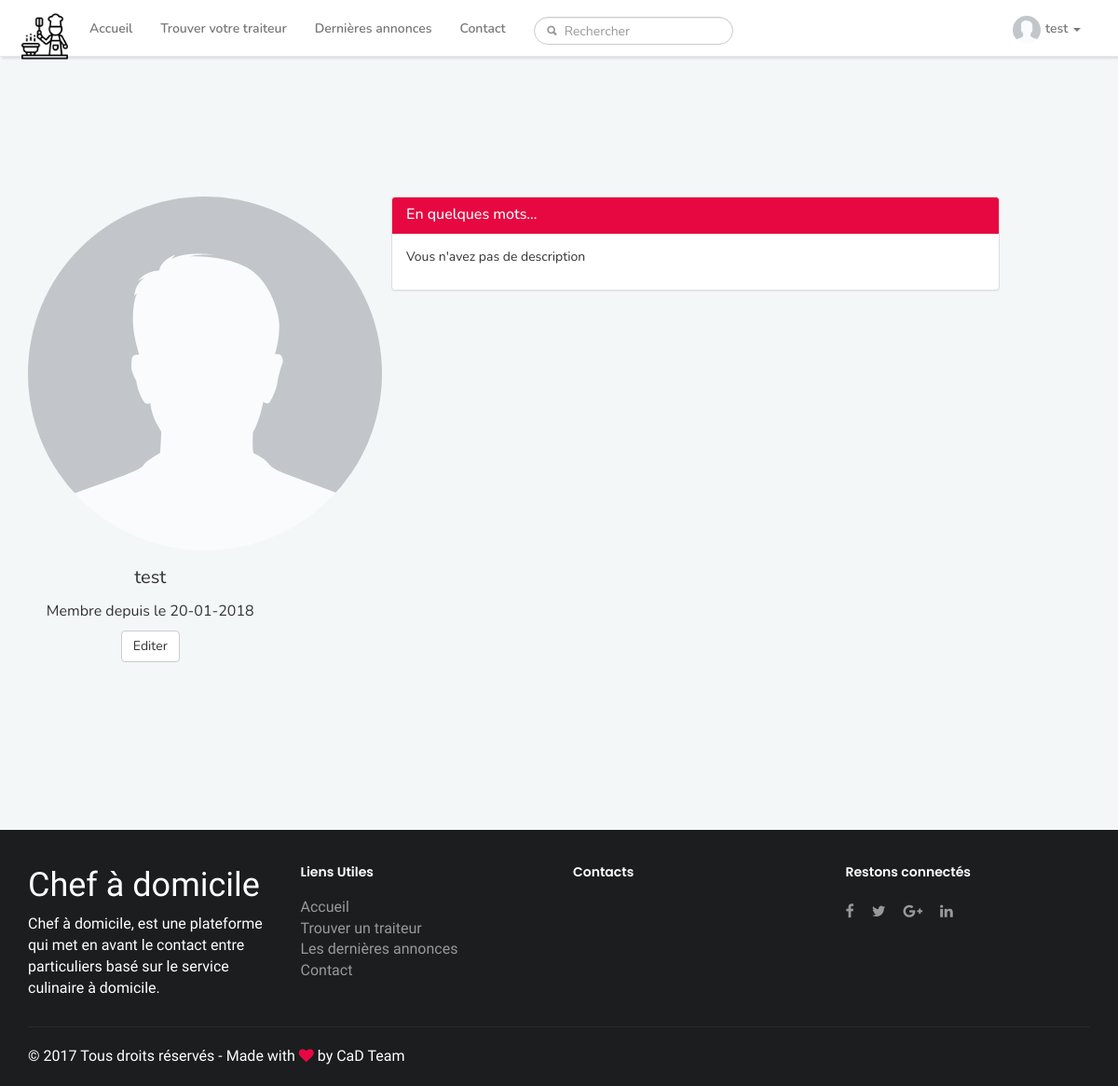
Page /profile.php?id=1 (signed in) on the committed database.
### tables this page shows
CREATE TABLE IF NOT EXISTS `users` (
  `id` int(11) NOT NULL AUTO_INCREMENT,
  `firstname` varchar(255) NOT NULL,
  `lastname` varchar(255) NOT NULL,
  `username` varchar(255) NOT NULL,
  `bio` varchar(255) DEFAULT NULL,
  `birthday` date DEFAULT NULL,
  `email` varchar(255) NOT NULL,
  `password` varchar(255) NOT NULL,
  `profile_picture` text NOT NULL,
  `level` int(1) DEFAULT NULL,
  `creation_date` datetime NOT NULL,
  `last_connection` datetime DEFAULT NULL,
  PRIMARY KEY (`id`)
);

### profile.php (the view, shortened to what this page needs)
<?php
require_once("includes/init.php");
require_once("includes/header.php");
$all_user = $dbh->prepare('SELECT id FROM users');
$all_user->execute();
$all = $all_user->fetchAll();
for ($i = 0; $i < count($all); $i++) {
	$alls[]=$all[$i][0];
}
if (!empty($_GET) && in_array($_GET['id'], $alls) ) {
	$id_user = $_GET["id"];
	if (isset($_SESSION['id'])) {
		$id_connected = $_SESSION['id'];
		if ($id_user != $id_connected) {
			$get_user = $dbh->prepare('SELECT * FROM users WHERE id = :id');
			$get_user->execute(
				array(
					'id' => $id_user
				)
			);
			$user = $get_user->fetch();
		}
			else{
				$get_user = $dbh->prepare('SELECT * FROM users WHERE id = :id');
			$get_user->execute(
				array(
					'id' => $id_connected
				)
			);
			$user = $get_user->fetch();
			}
			?>
			<div class="container pgprofile">
				<div class="row">
					<div class="col-lg-3 info-user">
						<div class="text-center">
							<img src="<?php echo $user['profile_picture']; ?>" class="avatar text-center img-circle">
							<p><?php echo $user[3]; ?></p>
							<p class="date_sign">Membre depuis le <?php echo date_format(date_create($user[10]),'d-m-Y'); ?></p>
							<button type="button" class="btn btn-default" OnClick="window.location.href='edit_profile.php'">Editer</button>
						</div>
					</div>
					<div class="col-lg-7 col-lg-offset-1">
						<div class="panel panel-default">
							<div class="panel-heading">
								<h3 class="panel-title">En quelques mots...</h3>
							</div>
							<div class="panel-body">
								<p>
									<?php
									if (!empty($user['bio'])) {
										echo $user['bio'];
									}else{
										echo "Vous n'avez pas de description";
									}
									?>
								</p>
							</div>
						</div>
					</div>
				</div>
			</div>
		<?php
	}
	require_once("includes/footer.php");
} else {
	header("Location: index.php");
}
?>

### includes/header.php (shortened to what this page needs)
<!DOCTYPE html>
<html lang="en">
<head>
    <link rel="stylesheet" href="https://maxcdn.bootstrapcdn.com/font-awesome/4.7.0/css/font-awesome.min.css">
    <link rel="stylesheet" href="https://maxcdn.bootstrapcdn.com/bootstrap/3.3.7/css/bootstrap.min.css">
    <link rel="stylesheet" href="assets/css/main.css">
    <link rel="stylesheet" href="assets/font_icons/icon_sets.css">
    <link rel="stylesheet" href="jVectorMap/jquery-jvectormap-2.0.3.css" type="text/css" media="screen"/>
</head>
<body class="colored">
<main class="main">
    <nav class="navbar navbar-default navbar-custom navbar-static-top">
        <div class="container">
            <a class="navbar-brand" href="index.php"><img src="assets/icons/people.png" style="width: 50px;"></a>
            <div id="navbar" class="navbar-collapse collapse">
                <ul class="nav navbar-nav">
                    <li><a href="index.php">Accueil</a></li>
                    <li><a href="carte.php">Trouver votre traiteur</a></li>
                    <li><a href="latest_posts.php">Dernières annonces</a></li>
                    <li><a href="contact.php">Contact</a></li>
                    <li class="search-nav">
                        <div class="navbar-form navbar-left" role="search">
                            <div class="input-group">
                                <input id="search-input" type="text" class="form-control search-form" name="search-input" placeholder="Rechercher">
                            </div>
                        </div>
                    </li>
                </ul>
                <?php
                if (isset($_SESSION) && isset($_SESSION['connected'])) :
                    $req = $dbh->query("select * FROM users WHERE id = '".$_SESSION["id"]."'");
                    $data = $req->fetch();
                    $user_image = $data['profile_picture'];
                    ?>
                    <ul class="nav navbar-nav navbar-right">
                        <li class="dropdown">
                            <a href="#" class="dropdown-toggle" data-toggle="dropdown" role="button" aria-haspopup="true" aria-expanded="false"><img src="<?= $user_image;?>" class="avatar-icon img-circle"><?=$data['username'];?>
                                <span class="caret"></span></a>
                        </li>
                    </ul>
                <?php endif;?>
            </div>
        </div>
    </nav>

### assets/css/main.css (style rules this page uses)
body { font-family: 'Nunito', sans-serif; }
body.colored { background: #f4f7f8; }
main.main { font-size: 14px; }
.navbar-custom { background: #fff; box-shadow: 2px 2px 2px rgba(0,0,0,0.1); }
.navbar-brand { padding: 8px; }
.nav.navbar-nav.navbar-right li { padding-right: 10px; }
.avatar-icon { height: 30px; width: 30px; margin-bottom: -10px; margin-top: -10px; margin-right: 5px; }
.avatar { margin-bottom: 15px; }
.info-user > div > p, button { font-size: 20px; }
.info-user > div > form > p, button { font-size: 20px; }
.navbar { margin-bottom: 0px; padding-top: 6px; }
.form-control.search-form { height: 30px !important; padding: 6px 12px; border-radius: 4px !important; font-size: 14px !important; }
.form-control { height: 40px !important; padding: 6px 12px; border-radius: 4px !important; font-size: 14px !important; }
nav a { font-weight: 600; }
.navbar-form .form-group, .navbar-form .input-group { padding: 4px 0; }
.navbar-collapse { overflow: hidden; }
.container.pgprofile { margin-top: 150px; margin-bottom: 150px; }
p.date_sign { font-size: 16px !important; }
.panel-default>.panel-heading { color: #fff; background-color: #e70841; border-color: #e70841; }
input.form-control.search-form { border-radius: 50px !important; }
.form-group, .input-group { margin-bottom: 15px; width: 100%; }
.search-nav .navbar-form.navbar-left .input-group { margin-bottom: 0; width: 100%; }
.search-nav .navbar-form.navbar-left input.form-control { padding: 0 10px 0 32px; }
@media (max-width: 1320px) { div.info-user { margin-bottom: 30px; } }

### rows in the picture
users: profile_picture (placeholder picture), username "test", creation_date "20-01-2018"
